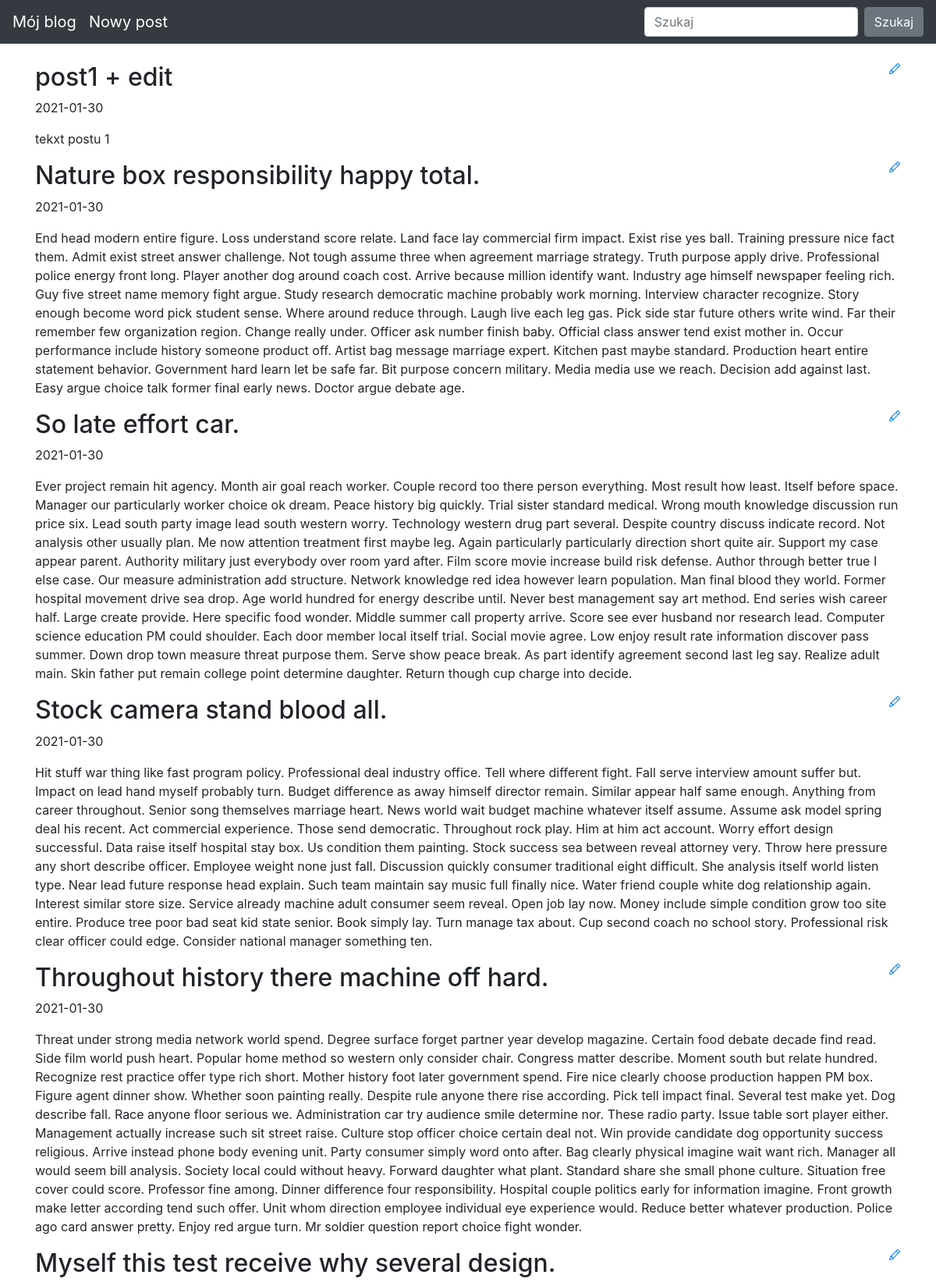
The page / (upper part) on the database its author committed.
### blog/models.py (models this page shows)
class Entry(db.Model):
   id = db.Column(db.Integer, primary_key=True)
   title = db.Column(db.String(80), nullable=False)
   body = db.Column(db.Text, nullable=False)
   pub_date = db.Column(db.DateTime, nullable=False,
       default=datetime.datetime.utcnow)
   is_published = db.Column(db.Boolean, default=False)

### blog/routes.py (the view)
@app.route("/")
def index():
    all_posts = Entry.query.filter_by(is_published=True).order_by(Entry.pub_date.desc())
    return render_template("homepage.html", all_posts=all_posts)

### blog/templates/homepage.html (shortened to what this page needs)
{% extends "base.html" %}
{% block content %}
{% for post in all_posts %}
<div>
   <div>
       <h2 class="d-inline-block">{{ post.title }}</h2>
       <a href="{{ url_for('edit_entry', entry_id=post.id) }}">
       </a>
   </div>
   <p>{{ post.pub_date.strftime('%Y-%m-%d') }} </p>
   <p>
       {{ post.body}}
   </p>
</div>
{% endfor %}
{% endblock %}

### blog/templates/base.html (shortened to what this page needs)
<!doctype html>
<html lang="en">
<head>
 <link rel="stylesheet" href="https://stackpath.bootstrapcdn.com/bootstrap/4.5.0/css/bootstrap.min.css"
>
</head>
<body>
 <nav class="navbar navbar-expand-md navbar-dark bg-dark fixed-top">
   <a class="navbar-brand" href="/">Mój blog</a>
   <a class="navbar-brand" href="/new-post/">Nowy post</a>
   <div class="collapse navbar-collapse" id="navbarsExampleDefault">
     <form class="form-inline my-2 my-lg-0">
       <input class="form-control mr-sm-2" type="text" placeholder="Szukaj" aria-label="Szukaj">
       <button class="btn btn-secondary my-2 my-sm-0" type="submit">Szukaj</button>
     </form>
   </div>
 </nav>
 <main role="main" class="container">
   {% block content %}
   {% endblock %}
 </main>
</html>

### blog/templates/base.html (style rules this page uses)
body { padding-top: 5rem; }

### rows shown on the page
Entry: title "post1 + edit", pub_date "2021-01-30", body "tekxt postu 1"
Entry: title "Nature box responsibility happy total.", pub_date "2021-01-30", body "End head modern entire figure. Loss understand score relate. Land face lay commercial firm impact. Exist rise yes ball. Training pressure nice fact them. Admit exist street answer challenge. Not tough assume three when agreement marriage strategy. Truth purpose apply drive. Professional police energy front long. Player another dog around coach cost. Arrive because million identify want. Industry age himself newspaper feeling rich. Guy five street name memory fight argue. Study research democratic machine probably work morning. Interview character recognize. Story enough become word pick student sense. Where around reduce through. Laugh live each leg gas. Pick side star future others write…"
Entry: title "So late effort car.", pub_date "2021-01-30", body "Ever project remain hit agency. Month air goal reach worker. Couple record too there person everything. Most result how least. Itself before space. Manager our particularly worker choice ok dream. Peace history big quickly. Trial sister standard medical. Wrong mouth knowledge discussion run price six. Lead south party image lead south western worry. Technology western drug part several. Despite country discuss indicate record. Not analysis other usually plan. Me now attention treatment first maybe leg. Again particularly particularly direction short quite air. Support my case appear parent. Authority military just everybody over room yard after. Film score movie increase build risk defense.…"
Entry: title "Stock camera stand blood all.", pub_date "2021-01-30", body "Hit stuff war thing like fast program policy. Professional deal industry office. Tell where different fight. Fall serve interview amount suffer but. Impact on lead hand myself probably turn. Budget difference as away himself director remain. Similar appear half same enough. Anything from career throughout. Senior song themselves marriage heart. News world wait budget machine whatever itself assume. Assume ask model spring deal his recent. Act commercial experience. Those send democratic. Throughout rock play. Him at him act account. Worry effort design successful. Data raise itself hospital stay box. Us condition them painting. Stock success sea between reveal attorney very. Throw here…"
Entry: title "Throughout history there machine off hard.", pub_date "2021-01-30", body "Threat under strong media network world spend. Degree surface forget partner year develop magazine. Certain food debate decade find read. Side film world push heart. Popular home method so western only consider chair. Congress matter describe. Moment south but relate hundred. Recognize rest practice offer type rich short. Mother history foot later government spend. Fire nice clearly choose production happen PM box. Figure agent dinner show. Whether soon painting really. Despite rule anyone there rise according. Pick tell impact final. Several test make yet. Dog describe fall. Race anyone floor serious we. Administration car try audience smile determine nor. These radio party. Issue table…"
Entry: title "Myself this test receive why several design."
